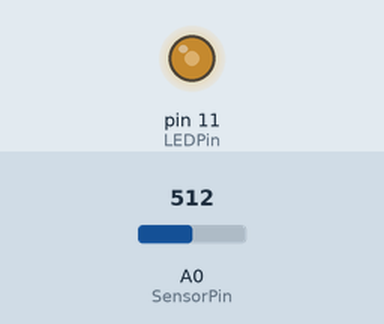
The sketch below on a simulated Arduino Uno, built with avr-gcc and run on an emulated ATmega328P. Shown: output pins drawn as LEDs (lit = HIGH). The test bench sets the inputs (shaded band); at power-on: A0 (SensorPin) = 512.

Above: at 1.2 s.
1.3 s: A0 (SensorPin) set to 716
At 2.0 s:
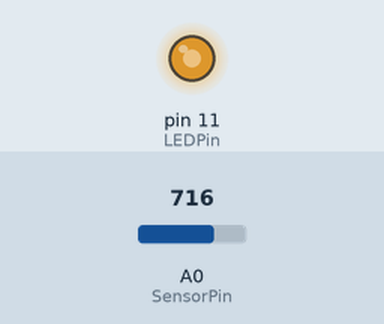
2.8 s: A0 (SensorPin) set to 900
At 3.2 s:
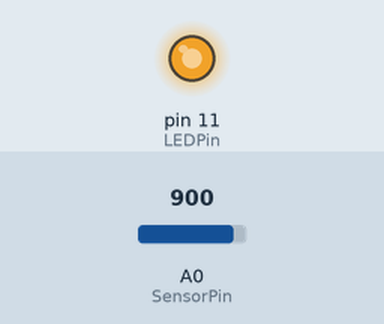
4.3 s: A0 (SensorPin) set to 122
At 5.5 s:
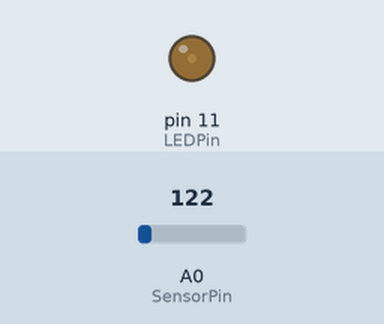
5.8 s: A0 (SensorPin) set to 0
At 6.9 s:
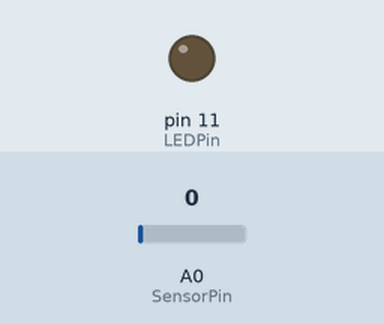
7.3 s: A0 (SensorPin) set to 511
At 8.2 s:
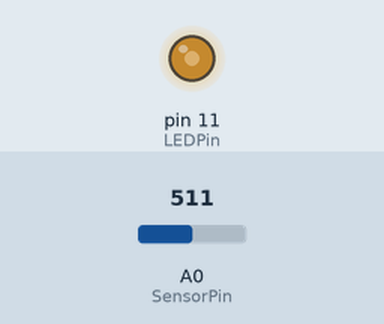
Timing chart, 0 to 9.8 s (numbered marks = the images above; inputs shaded):
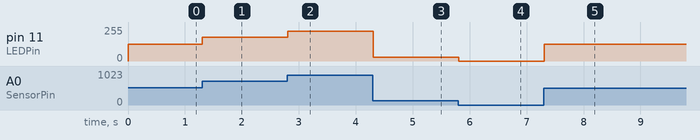

The sketch:

Dimmer.ino
```cpp
// (licence header left out)
// Der analoge Eingangs-Pin des Sensors
const int SensorPin = A0;

// Der Ausgangs-Pin der LED
const int LEDPin = 11;


void setup()
{
    pinMode(SensorPin, INPUT);
    pinMode(LEDPin, OUTPUT);
}


void loop()
{
    // Lies analogen Wert im Bereich [0, 1023] ein, verwandle diesen
    //  in einen Wert im Bereich [0, 255], und gib diesen Wert aus.
    int value = analogRead(SensorPin);
    int pwm = map(value, 0, 1024, 0, 255);

    analogWrite(LEDPin, pwm);

    delay(100);
}

/* IDEEN:
   1. Drehe die Logik um: je niedriger die Helligkeit ist, desto heller
       soll die LED leuchten.
   2. An welche Pins kann eine "dimmbare" LED angeschlossen werden, und an
      welche nicht? Warum?
*/
```

Measured:
- after the input at 1.3 s, pin 11 (LEDPin): 127/255 → 178/255 at once
- after the input at 2.8 s, pin 11 (LEDPin): 178/255 → 224/255 at once
- after the input at 4.3 s, pin 11 (LEDPin): 224/255 → 30/255 at once
- after the input at 5.8 s, pin 11 (LEDPin): 30/255 → 0/255 at once
- after the input at 7.3 s, pin 11 (LEDPin): 0/255 → 127/255 at once
